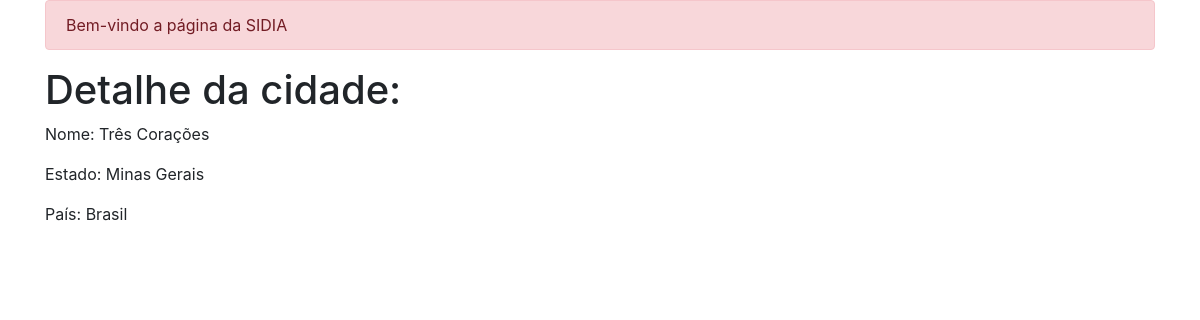
Page /detail/1/ on the committed database.
### cadastros/models.py (models this page shows, shortened)
class Cidade(models.Model):
    estado = models.ForeignKey(Estado, on_delete=models.PROTECT, null=True, blank=False)
    nome = models.CharField(max_length=100, unique=True)
    capital = models.BooleanField(default=False, help_text='Marcar se a cidade for capital')

class Estado(models.Model):
    pais = models.ForeignKey(Pais, on_delete=models.PROTECT)
    nome = models.CharField(max_length=80)
    def __str__(self):
        return self.nome
    class Meta:
        ordering = ('nome', )

class Pais(models.Model):
    nome = models.CharField(max_length=80)
    def __str__(self):
        return self.nome
    class Meta:
        verbose_name = 'País'
        verbose_name_plural = 'Países'

### cadastros/views.py (the view)
# urls.py: path('detail/<int:pk>/', CidadeDetail.as_view(), name='cidades-detalhe'),
class CidadeDetail(DetailView):
    context_object_name = 'cidade'
    queryset = Cidade.objects.all()
    template_name = 'cadastros/detalhe_cidades.html'

### cadastros/templates/cadastros/detalhe_cidades.html (shortened to what this page needs)
{% extends 'base.html' %}
{% block conteudo %}
    <h1>Detalhe da cidade:</h1>
    <p>Nome: {{ cidade.nome }} {% if cidade.capital %}<span class="badge badge-primary">Capital</span>{% endif %}</p>
    <p>Estado: {{ cidade.estado|default_if_none:'-' }}</p>
    <p>País: {{ cidade.estado.pais }}</p>
{% endblock %}

### rows in the picture
Cidade: nome "Três Corações", estado "Minas Gerais", estado.pais "Brasil"
